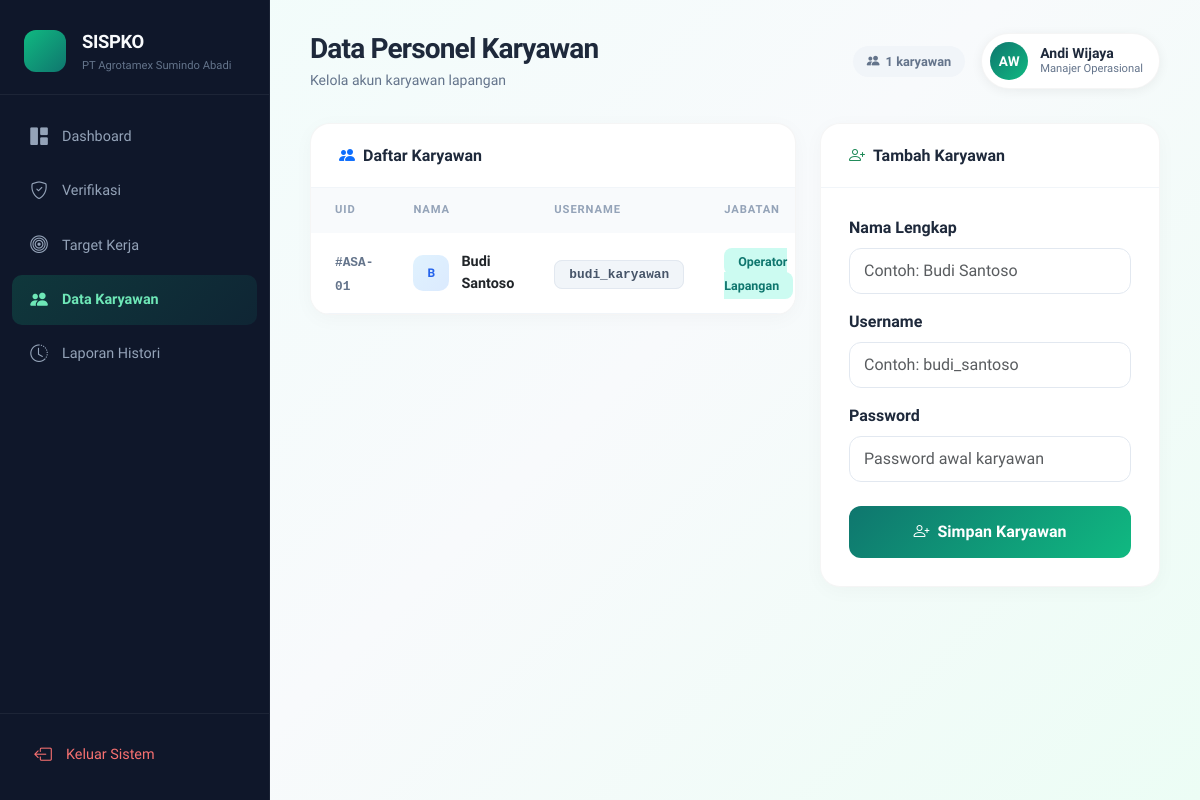
Page /data_karyawan.php (signed in) on the committed database.
### tables this page shows
CREATE TABLE `users` (
  `id_user` int(11) NOT NULL,
  `username` varchar(50) NOT NULL,
  `password` varchar(255) NOT NULL,
  `nama_lengkap` varchar(100) NOT NULL,
  `role` enum('manajer','karyawan') NOT NULL
);

### data_karyawan.php (the view, shortened to what this page needs)
<?php
include 'includes/manajer_init.php';
$q = mysqli_query($koneksi, "SELECT * FROM users WHERE role='karyawan' ORDER BY nama_lengkap ASC");
$total_karyawan = $q ? mysqli_num_rows($q) : 0;
$topBarExtra = '<span class="stat-pill"><i class="bi bi-people-fill"></i> ' . $total_karyawan . ' karyawan</span>';
include 'includes/manajer_header.php';
?>
<div class="target-layout">
    <div class="panel">
        <div class="panel-header">
            <h5><i class="bi bi-people-fill text-primary"></i> Daftar Karyawan</h5>
        </div>
        <?php if ($total_karyawan == 0): ?>
        <div class="empty-state">
            <i class="bi bi-person-x"></i>
            <p>Belum ada karyawan terdaftar</p>
        </div>
        <?php else: ?>
        <div class="table-responsive">
            <table class="table table-modern align-middle">
                <thead>
                    <tr>
                        <th class="ps-4">UID</th>
                        <th>Nama</th>
                        <th>Username</th>
                        <th class="pe-4">Jabatan</th>
                    </tr>
                </thead>
                <tbody>
                    <?php while ($row = mysqli_fetch_array($q)):
                        $emp_init = strtoupper(substr($row['nama_lengkap'], 0, 1));
                    ?>
                    <tr>
                        <td class="ps-4"><span class="uid-badge">#ASA-0<?= $row['id_user'] ?></span></td>
                        <td>
                            <div class="employee-cell">
                                <div class="employee-avatar"><?= $emp_init ?></div>
                                <span class="fw-bold" style="font-size:0.9rem;"><?= htmlspecialchars($row['nama_lengkap']) ?></span>
                            </div>
                        </td>
                        <td><span class="username-badge"><?= htmlspecialchars($row['username']) ?></span></td>
                        <td class="pe-4"><span class="role-badge">Operator Lapangan</span></td>
                    </tr>
                    <?php endwhile; ?>
                </tbody>
            </table>
        </div>
        <?php endif; ?>
    </div>
    <div class="panel">
        <div class="panel-header">
            <h5><i class="bi bi-person-plus text-success"></i> Tambah Karyawan</h5>
        </div>
        <div class="panel-body">
            <form method="POST">
                <div class="mb-3">
                    <label class="form-label fw-semibold">Nama Lengkap</label>
                    <input type="text" name="nama_lengkap" class="form-control form-control-modern" placeholder="Contoh: Budi Santoso" required>
                </div>
                <div class="mb-3">
                    <label class="form-label fw-semibold">Username</label>
                    <input type="text" name="username" class="form-control form-control-modern" placeholder="Contoh: budi_santoso" required>
                </div>
                <div class="mb-4">
                    <label class="form-label fw-semibold">Password</label>
                    <input type="text" name="password" class="form-control form-control-modern" placeholder="Password awal karyawan" required>
                </div>
                <button type="submit" name="tambah" class="btn-manajer">
                    <i class="bi bi-person-plus me-2"></i>Simpan Karyawan
                </button>
            </form>
        </div>
    </div>
</div>
<?php include 'includes/manajer_footer.php'; ?>

### assets/css/manajer.css (style rules this page uses)
:root { --sidebar-w: 270px; --primary: #0f766e; --primary-dark: #0d5f58; --accent: #10b981; --surface: #f0fdfa; --text: #1e293b; --muted: #64748b; --sidebar-bg: #0f172a; --sidebar-hover: rgba(255,255,255,0.06); }
* { box-sizing: border-box; }
body { background: linear-gradient(135deg, #f0fdfa 0%, #f8fafc 50%, #ecfdf5 100%); font-family: 'Plus Jakarta Sans', sans-serif; color: var(--text); min-height: 100vh; }
.panel { background: white; border-radius: 20px; border: 1px solid rgba(0,0,0,0.04); box-shadow: 0 4px 20px rgba(0,0,0,0.03); overflow: hidden; }
.panel-header { padding: 22px 28px; border-bottom: 1px solid #f1f5f9; display: flex; justify-content: space-between; align-items: center; flex-wrap: wrap; gap: 12px; }
.panel-header h5 { font-weight: 700; font-size: 1rem; margin: 0; display: flex; align-items: center; gap: 8px; }
.panel-body { padding: 28px; }
.table-modern { margin: 0; }
.table-modern thead th { background: #f8fafc; color: #94a3b8; font-size: 0.7rem; font-weight: 700; text-transform: uppercase; letter-spacing: 0.08em; padding: 14px 20px; border: none; }
.table-modern tbody td { padding: 16px 20px; border-color: #f1f5f9; vertical-align: middle; }
.table-modern tbody tr { transition: background 0.15s; }
.employee-cell { display: flex; align-items: center; gap: 12px; }
.employee-avatar { width: 36px; height: 36px; border-radius: 10px; background: linear-gradient(135deg, #e0f2fe, #dbeafe); color: #2563eb; display: flex; align-items: center; justify-content: center; font-weight: 700; font-size: 0.75rem; flex-shrink: 0; }
.uid-badge { font-family: ui-monospace, monospace; font-size: 0.8rem; color: var(--muted); font-weight: 600; }
.username-badge { background: #f1f5f9; color: #475569; font-size: 0.8rem; font-weight: 600; padding: 6px 14px; border-radius: 8px; border: 1px solid #e2e8f0; font-family: ui-monospace, monospace; }
.role-badge { background: #ccfbf1; color: #0f766e; font-size: 0.78rem; font-weight: 600; padding: 6px 14px; border-radius: 8px; }
.target-layout { display: grid; grid-template-columns: 1fr 340px; gap: 24px; align-items: start; }
.btn-manajer { background: linear-gradient(135deg, var(--primary), var(--accent)); color: white; border: none; border-radius: 12px; padding: 14px 24px; font-weight: 700; width: 100%; transition: opacity 0.2s, transform 0.2s; }
.stat-pill { display: inline-flex; align-items: center; gap: 6px; background: #f1f5f9; color: var(--muted); font-size: 0.8rem; font-weight: 600; padding: 6px 14px; border-radius: 20px; }
.form-control-modern { border-radius: 12px !important; border-color: #e2e8f0 !important; padding: 10px 14px; }

### rows in the picture
users: id_user "1", nama_lengkap "B", nama_lengkap "Budi Santoso", username "budi_karyawan"

### other values in the picture
$menu['label'] "Dashboard"
$menu['label'] "Verifikasi"
$menu['label'] "Target Kerja"
$menu['label'] "Data Karyawan"
$menu['label'] "Laporan Histori"
$pageHeading "Data Personel Karyawan"
$pageSubtitle "Kelola akun karyawan lapangan"
$total_karyawan "1"
$initials "AW"
$nama_manajer "Andi Wijaya"
